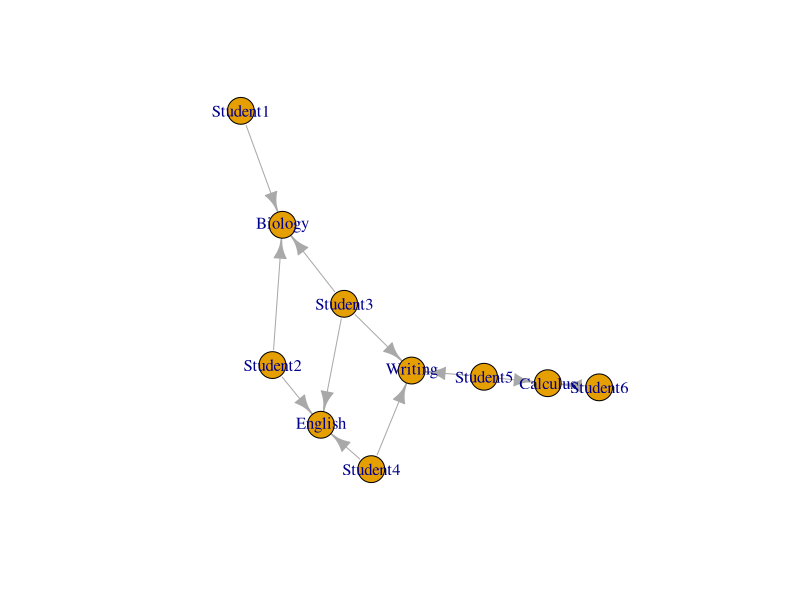
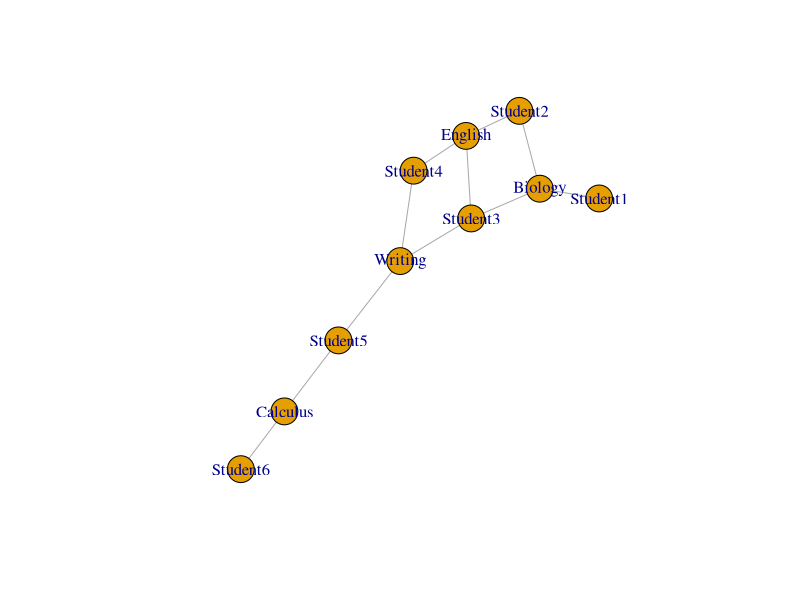
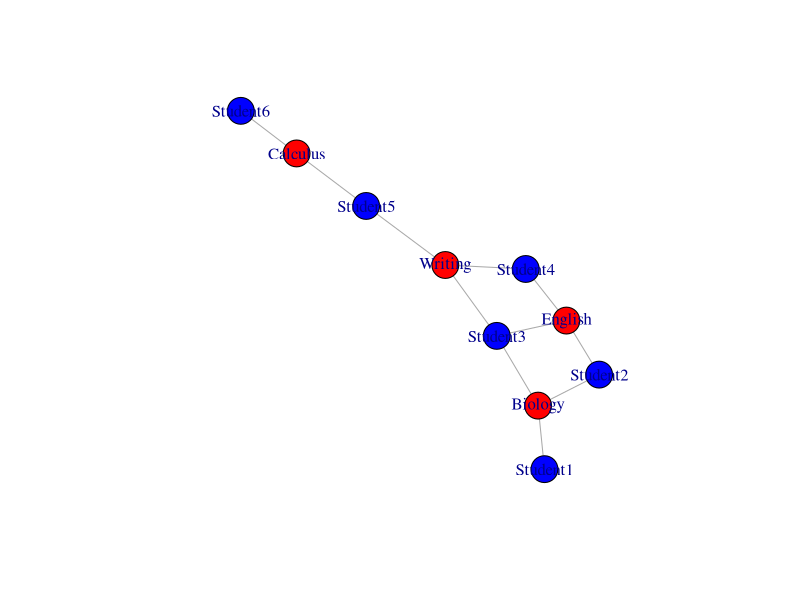
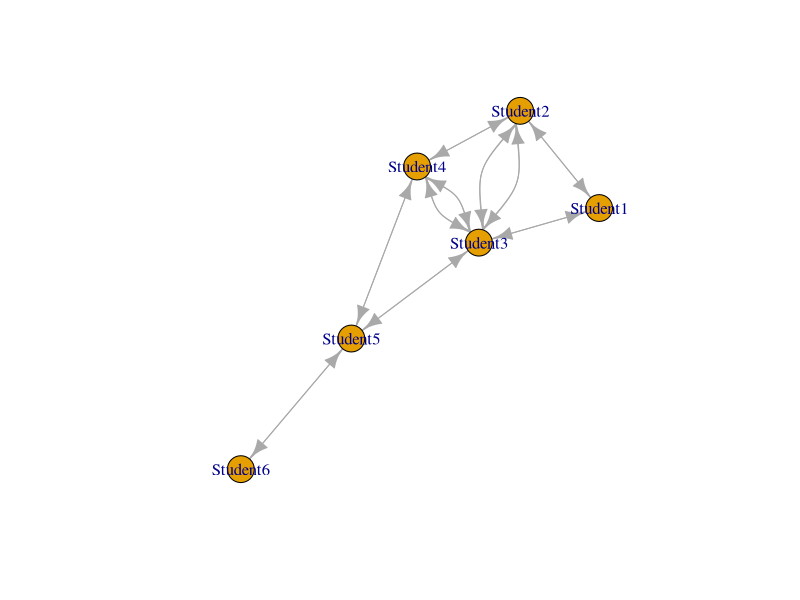
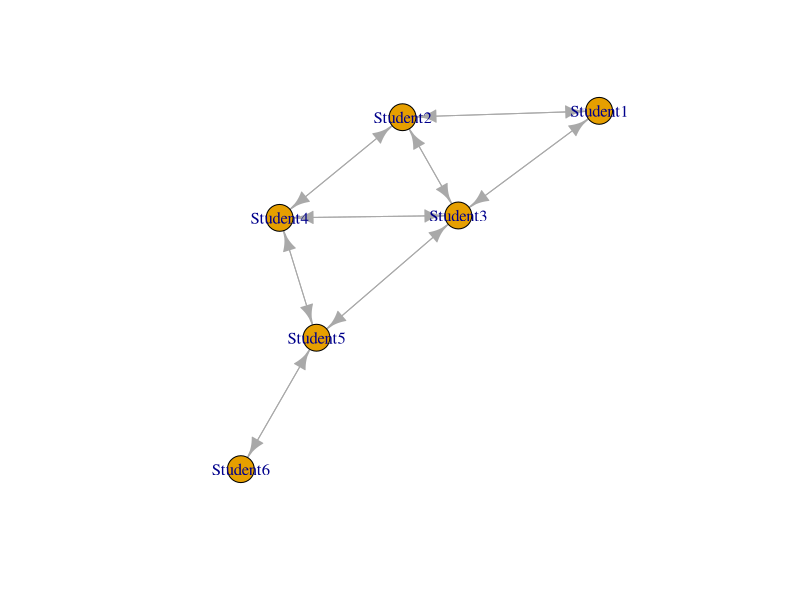

R code for these plots, in order:
# R code to accompany Introduction to Network Analysis Workshop
# Melissa Whatley, PhD

# Code based in part on Luke (2015)
# Luke, D.A. (2015). A User's Guide to Network Analysis in R. Springer.

# Edgelist creation (6 students enrolling in 4 classes)

a<-data.frame(student=c("Student1", "Student2", "Student2","Student3","Student3","Student3", "Student4","Student4", "Student5", "Student5","Student6"),
              class=c("Biology", "Biology", "English", "Biology", "English", "Writing","English", "Writing","Writing", "Calculus", "Calculus"))

a

# Step 1: Determine how many credits each student earned and extract other important network information
# First we transform the edgelist into a graph
library(igraph)

library(tibble)

g<-graph.data.frame(a[,c(1,2)])#graph data frame "a" and column 1 to column 2
g 
  plot(g)#you can quickly plot this too

# From the graph, we can extract the matrix (the incidence matrix) we need
v<-as.matrix(get.adjacency(g)) #as a matrix, I want the adjacency as v
v

# Notice that I only need the first six rows and the last four columns:
v<-(v[c(1:6),c(7:10)])
v

# We can use v to calculate the number of classes and resulting number of credits a student earned
attributes<-as.data.frame(v) #v is a matrix, and we want a df now, so change and call attributes
attributes<-cbind(attributes, nclasses=rowSums(attributes))
attributes$ncredits<-attributes$nclasses*3 #from num classes to num credits, assume all 3 cred

# I also want the column with student numbers to have a heading (for future merging purposes)
#library(tibble)
attributes<-rownames_to_column(attributes, var="Student")
attributes

# We can plot the incidence matrix
network<-graph.incidence(v)
plot(network)

# Add colors
colors<-c("blue", "red")
plot(network, vertex.color=colors[V(network)$type+1]) #the V is for vertex, 1 tells where to stop adding blue and start adding red

## Step 2: Determine how many credits a student's peers earned
# Next, we extract the number of credit hours that a student's peers earned
# This first step simply identifies the number of times students were peers
peers<-v%*%t(v) #this will multiply by the transpose
peers #can spot check with incidence matrix to make sure R did it right
diag(peers)<-0 #they're peers with themselves, but we don't care for our network
peers

# We have to graph this matrix so we can extract its edgelist (we turn a two-mode network into a one-mode network - students are now connected to each other THROUGH their classes)
g<-graph.adjacency(peers, mode=c("directed"))
g
plot(g)
edgelist<-as.data.frame(get.edgelist(g))
edgelist

# For our purposes, we don't want to count duplicates - that is, we don't care how many classes students had together. The dplyr package has a nice way of eliminating duplicates
library(dplyr)
edgelist<-edgelist%>%distinct()
edgelist

# I can rename the columns so that they make more sense:

names(edgelist)[names(edgelist) == "V1"] <- "Student"
names(edgelist)[names(edgelist) == "V2"] <- "Peer"

edgelist

# Now that we have an edgelist, we merge in attributes - this time as an attribute of a student's peer, not the student
peers.2<-merge(attributes,edgelist, by.x="Student", by.y="Peer") #by.x is the first df col and by.y is the second df column to use for the merge
peers.2 #creates column Student.y which is their peer

# Only keeping the columns we need:
peers.2<-peers.2[,c(8,1,7)] #arranging columns in from, to, attributes
peers.2

# We extract another graph from this data frame, attaching the peers' number of credits as an attribute
g1<-graph.data.frame(peers.2, directed=TRUE)
g1
plot(g1)

# We can extract the adjacency matrix from this graph to get the number of credits a student's peers took
peers.3<-as.data.frame(as.matrix(get.adjacency(g1, attr="ncredits")))
peers.3

# The row sums in this object are the number of credits a student's peers earned
peers.3<-cbind(peers.3, peerscredits=rowSums(peers.3))
peers.3

## Step 3: Determine how many peers a student has
# The bipartite.projection function in the igraph package extracts both of the possible one-way networks that we could use
network.projection<-bipartite.projection(network)
network.projection

network.student<-network.projection$proj1
network.student

# From this projection, we can extract the matrix that we need to calculate number of peers
matrix.student<-get.adjacency(network.student, sparse=FALSE)
matrix.student

# Convert this matrix into a dataframe and create a column for number of peers
dataframe.student<-as.data.frame(matrix.student)
dataframe.student

dataframe.student<-cbind(dataframe.student, npeers=colSums(dataframe.student))
dataframe.student

# Now we have all the pieces we need:
# The attributes dataset has number of classes and number of credits a student took
# The peers.3 dataset has the number of credits a student's peers earned
# The dataframe.student dataset has the number of peers calculation

# To merge, we need to add the "Student" column header to peers.3 and dataframe.student (because the first col doesn't have a name)

dataframe.student<-rownames_to_column(dataframe.student, var="Student")
dataframe.student

peers.3<-rownames_to_column(peers.3, var="Student")
peers.3

all.data<-merge(dataframe.student, attributes, by="Student")
all.data

all.data<-merge(all.data, peers.3, by="Student")
all.data

## Step 4: Create a peer effects variable

all.data$peereffect<-all.data$peerscredits/all.data$npeers
all.data


## Step 5: Analysis - here, I'll use a simple linear regression model for illustrative purposes

ols<-lm(ncredits~peereffect, data=all.data)
summary(ols)
